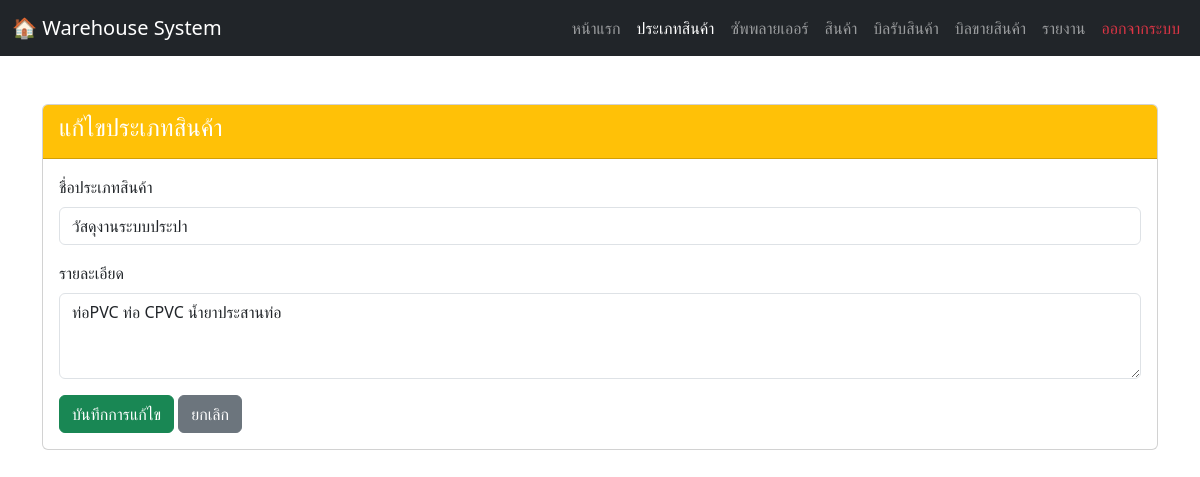
/category_edit.php?id=14 (signed in), run on the app's committed database.
### tables this page shows
CREATE TABLE `categories` (
  `category_id` int(11) NOT NULL,
  `category_name` varchar(100) NOT NULL,
  `description` text DEFAULT NULL
);

### category_edit.php (the view, shortened to what this page needs)
<?php
include 'connection.php';
$category_id = $_GET['id'];
$sql = "SELECT * FROM categories WHERE category_id = ?";
$stmt = $conn->prepare($sql);
$stmt->bind_param("i", $category_id);
$stmt->execute();
$result = $stmt->get_result();
$category = $result->fetch_assoc();
?>
<!DOCTYPE html>
<html lang="th">
<head>
    <link rel="stylesheet" href="https://cdn.jsdelivr.net/npm/bootstrap@5.3.2/dist/css/bootstrap.min.css">
    <link rel="stylesheet" href="https://cdn.jsdelivr.net/npm/bootstrap-icons@1.11.3/font/bootstrap-icons.min.css">
</head>
<body>
  <nav class="navbar navbar-expand-lg navbar-dark bg-dark no-print">
    <div class="container-fluid">
      <a class="navbar-brand" href="#">🏠 Warehouse System</a>
      <div class="collapse navbar-collapse" id="navbarNav">
        <ul class="navbar-nav ms-auto">
          <li class="nav-item"><a class="nav-link" href="homepage.php">หน้าแรก</a></li>
          <li class="nav-item"><a class="nav-link active" href="categories.php">ประเภทสินค้า</a></li>
          <li class="nav-item"><a class="nav-link" href="suppliers.php">ซัพพลายเออร์</a></li>
          <li class="nav-item"><a class="nav-link" href="products.php">สินค้า</a></li>
          <li class="nav-item"><a class="nav-link" href="warehouse_page.php">บิลรับสินค้า</a></li>
          <li class="nav-item"><a class="nav-link" href="warehouse_sale.php">บิลขายสินค้า</a></li>
          <li class="nav-item"><a class="nav-link" href="report.php">รายงาน</a></li>
          <li class="nav-item"><a class="nav-link text-danger" href="logout.php">ออกจากระบบ</a></li>
        </ul>
      </div>
    </div>
  </nav>
<div class="container mt-5">
  <div class="card">
    <div class="card-header bg-warning text-white">
      <h4>แก้ไขประเภทสินค้า</h4>
    </div>
    <div class="card-body">
      <form method="POST" id="editCategoryForm">
        <div class="mb-3">
          <label class="form-label">ชื่อประเภทสินค้า</label>
          <input type="text" name="category_name" class="form-control" value="<?= $category['category_name'] ?>" required>
        </div>
        <div class="mb-3">
          <label class="form-label">รายละเอียด</label>
          <textarea name="description" class="form-control" rows="3"><?= $category['description'] ?></textarea>
        </div>
        <button type="submit" name="update" class="btn btn-success">บันทึกการแก้ไข</button>
        <a href="categories.php" class="btn btn-secondary">ยกเลิก</a>
      </form>
    </div>
  </div>
</div>
</body>
</html>

### data on the page
categories: category_name "วัสดุงานระบบประปา", description "ท่อPVC ท่อ CPVC น้ำยาประสานท่อ"
